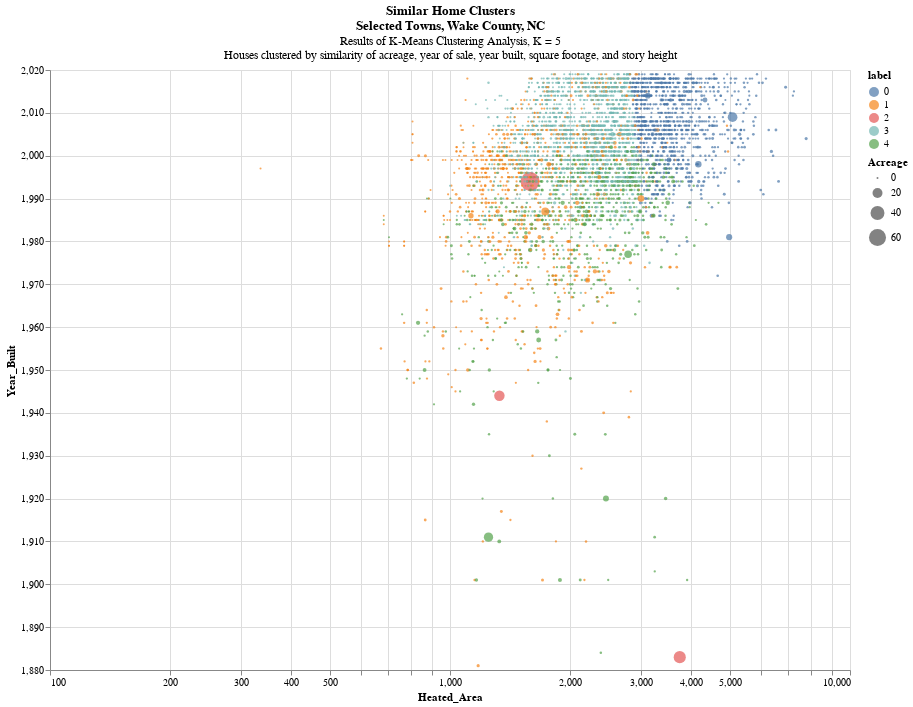

Express this chart as Vega-Lite.
### Vega-Lite specification from a JSON file in a GitHub repository (floating-point values rounded to 4 significant figures; data arrays with more than 128 entries replaced by an {"elided": "..."} marker saying what was removed)
{"config": {"view": {"continuousWidth": 400, "continuousHeight": 300}}, "data": {"name": "data-015be568c6e1b61870a71e196c8fa40c"}, "mark": "circle", "encoding": {"color": {"field": "label", "scale": {"scheme": "tableau10"}, "type": "nominal"}, "size": {"field": "Acreage", "type": "quantitative"}, "tooltip": [{"field": "Acreage", "type": "quantitative"}, {"field": "Sale_Price", "type": "quantitative"}, {"field": "Sale_Year", "type": "quantitative"}, {"field": "Year_Built", "type": "quantitative"}, {"field": "Heated_Area", "type": "quantitative"}, {"field": "Story_Height", "type": "quantitative"}, {"field": "Design_Style", "type": "nominal"}, {"field": "Town", "type": "nominal"}, {"field": "Hwy_Status", "type": "nominal"}, {"field": "geometry", "type": "nominal"}, {"field": "label", "type": "quantitative"}, {"field": "label_cat", "type": "nominal"}], "x": {"field": "Heated_Area", "scale": {"type": "log"}, "type": "quantitative"}, "y": {"field": "Year_Built", "scale": {"zero": false}, "type": "quantitative"}}, "height": 600, "selection": {"selector023": {"type": "interval", "bind": "scales", "encodings": ["x", "y"]}}, "title": {"text": ["Similar Home Clusters", "Selected Towns, Wake County, NC"], "subtitle": ["Results of K-Means Clustering Analysis, K = 5", "Houses clustered by similarity of acreage, year of sale, year built, square footage, and story height"]}, "width": 800, "$schema": "https://vega.github.io/schema/vega-lite/v4.17.0.json", "datasets": {"data-015be568c6e1b61870a71e196c8fa40c": {"elided": "5000 records"}}}
